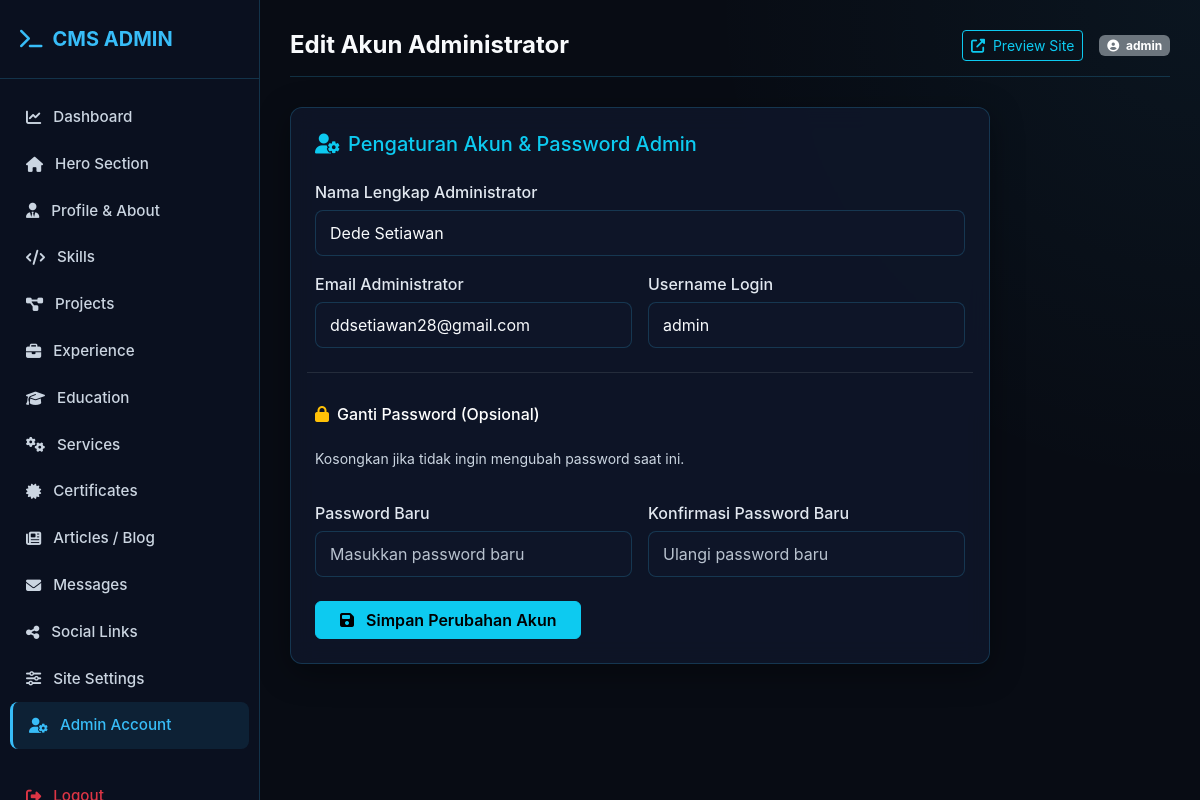
The app's page /admin/modules/account.php (signed in) with its own data.
### tables this page shows
CREATE TABLE `users` (
  `id` int(11) NOT NULL AUTO_INCREMENT,
  `username` varchar(50) NOT NULL,
  `password` varchar(255) NOT NULL,
  `email` varchar(100) NOT NULL,
  `full_name` varchar(100) NOT NULL,
  `role` enum('admin','user') DEFAULT 'admin',
  `created_at` timestamp NOT NULL DEFAULT current_timestamp(),
  `updated_at` timestamp NOT NULL DEFAULT current_timestamp() ON UPDATE current_timestamp(),
  PRIMARY KEY (`id`),
  UNIQUE KEY `username` (`username`)
);

### config/database.php (called while the page is built, shortened)
<?php
class Database {
    private static $instance = null;
    private $conn;
    private function __construct() {
        try {
            $dsn = "mysql:host=" . DB_HOST . ";dbname=" . DB_NAME . ";charset=" . DB_CHARSET;
            $options = [
                PDO::ATTR_ERRMODE => PDO::ERRMODE_EXCEPTION,
                PDO::ATTR_DEFAULT_FETCH_MODE => PDO::FETCH_ASSOC,
                PDO::ATTR_EMULATE_PREPARES => false,
            ];
            $this->conn = new PDO($dsn, DB_USER, DB_PASS, $options);
        } catch (PDOException $e) {
            die("Database Connection Error: " . $e->getMessage());
        }
    }
    public static function getInstance() {
        if (!self::$instance) {
            self::$instance = new Database();
        }
        return self::$instance;
    }
    public function getConnection() {
        return $this->conn;
    }
}
function db() {
    return Database::getInstance()->getConnection();
}

### config/helper.php (called while the page is built, shortened)
<?php
function sanitize($data) {
    return htmlspecialchars(trim((string)$data), ENT_QUOTES, 'UTF-8');
}

### admin/modules/account.php (the view, shortened to what this page needs)
<?php
require_once __DIR__ . '/../../config/database.php';
require_once __DIR__ . '/../../config/helper.php';
$user_id = $_SESSION['user_id'] ?? 1;
require_once __DIR__ . '/../includes/header.php';
$stmt = db()->prepare("SELECT * FROM users WHERE id = ?");
$stmt->execute([$user_id]);
$admin = $stmt->fetch();
?>
<div class="glass-card p-4" style="max-width: 700px;">
    <h5 class="text-info mb-4"><i class="fas fa-user-cog me-2"></i>Pengaturan Akun & Password Admin</h5>
    <form action="" method="POST">
        <div class="row g-3">
            <div class="col-12">
                <label class="form-label">Nama Lengkap Administrator</label>
                <input type="text" name="full_name" class="form-control" value="<?= sanitize($admin['full_name'] ?? '') ?>" required>
            </div>
            <div class="col-md-6">
                <label class="form-label">Email Administrator</label>
                <input type="email" name="email" class="form-control" value="<?= sanitize($admin['email'] ?? '') ?>" required>
            </div>
            <div class="col-md-6">
                <label class="form-label">Username Login</label>
                <input type="text" name="username" class="form-control" value="<?= sanitize($admin['username'] ?? '') ?>" required>
            </div>
            <hr class="border-secondary mt-4">
            <h6 class="text-white mb-2"><i class="fas fa-lock me-2 text-warning"></i>Ganti Password (Opsional)</h6>
            <small class="text-muted mb-3 d-block">Kosongkan jika tidak ingin mengubah password saat ini.</small>
            <div class="col-md-6">
                <label class="form-label">Password Baru</label>
                <input type="password" name="new_password" class="form-control" placeholder="Masukkan password baru">
            </div>
            <div class="col-md-6">
                <label class="form-label">Konfirmasi Password Baru</label>
                <input type="password" name="confirm_password" class="form-control" placeholder="Ulangi password baru">
            </div>
        </div>
        <div class="mt-4">
            <button type="submit" class="btn btn-info px-4 fw-semibold"><i class="fas fa-save me-2"></i> Simpan Perubahan Akun</button>
        </div>
    </form>
</div>
<?php require_once __DIR__ . '/../includes/footer.php'; ?>

### assets/css/admin.css (style rules this page uses)
:root { --bg-dark: #080c14; --bg-card: rgba(15, 23, 42, 0.85); --border-color: rgba(56, 189, 248, 0.2); --border-hover: rgba(56, 189, 248, 0.5); --primary: #38bdf8; --primary-glow: rgba(56, 189, 248, 0.3); --accent: #818cf8; --text-main: #f8fafc; --text-muted: #cbd5e1; --sidebar-width: 260px; }
body.admin-body { background-color: var(--bg-dark); color: var(--text-main); font-family: 'Inter', system-ui, -apple-system, sans-serif; margin: 0; padding: 0; }
.glass-card { background: var(--bg-card); backdrop-filter: blur(12px); -webkit-backdrop-filter: blur(12px); border: 1px solid var(--border-color); border-radius: 12px; box-shadow: 0 8px 32px 0 rgba(0, 0, 0, 0.37); transition: all 0.3s ease; }
.form-control, .form-select { background: rgba(15, 23, 42, 0.8) !important; border: 1px solid var(--border-color) !important; color: var(--text-main) !important; border-radius: 8px !important; padding: 10px 14px !important; }
input.form-control::placeholder, textarea.form-control::placeholder, .form-control::placeholder, input::placeholder, textarea::placeholder { color: #cbd5e1 !important; opacity: 0.9 !important; }
.form-label { color: #e2e8f0; font-weight: 500; margin-bottom: 6px; }
.text-muted, small.text-muted { color: #cbd5e1 !important; }

### records on screen
users: full_name "Dede Setiawan", email "ddsetiawan28@gmail.com", username "admin"

### other values on screen
$page_title "Edit Akun Administrator"
$_SESSION['username'] "admin"
